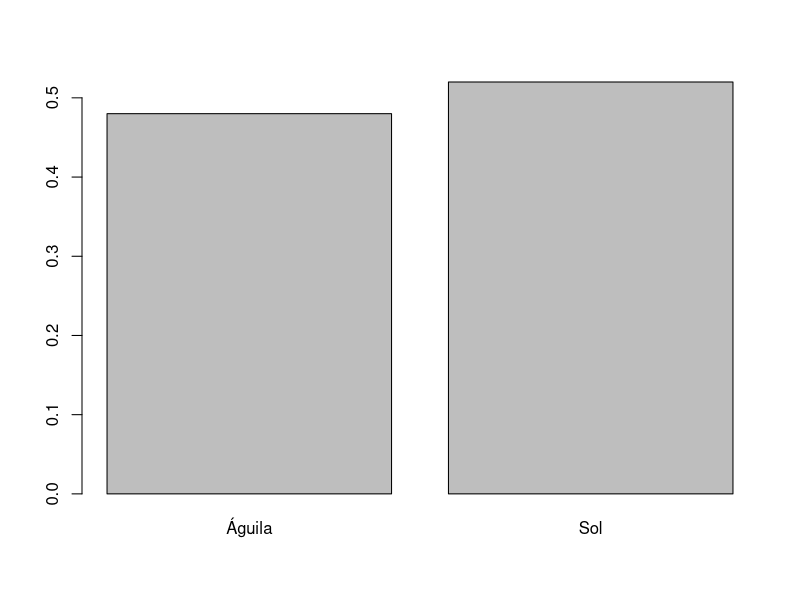

This figure's R source:
#INFORMACIÓN DE PROYECTO ------------
#Esta es una práctica para revisar las bases fundamentales
# de RStudio de forma didáctica :3
#PRIMERAS OPERACIONES -------------
##funciones sencillas -------------
2+2
sqrt(15000) # funcion(argumento)
sqrt(124)

sample(c(1,2,3,4,5,6),2) #sample(x = la población,tamaño de la muestra))

##declarar objetos --------

dado <- c(1,2,3,4,5,6)

sample(dado, 1, replace = TRUE) #sample(x, n, replace= T/F)

"lanzar_dado_100" = sample(dado, 100, replace = TRUE) 

lanzar_dado_100

moneda <- c("Águila", "Sol") #crear una moneda
volado <- sample(moneda,1,replace = TRUE)
volado #resultado de un volado únicamente
"100_volados" <- sample(moneda, 100, replace = TRUE)
`100_volados` #VER EL RESULTADO DE 100 VOLADOS

#TABLAS -----------
##hacer tabla usando table()

table(`100_volados`)/100

tabla_prob <- table(`100_volados`)/100
tabla_prob

#GRÁFICO -------
barplot(tabla_prob)






